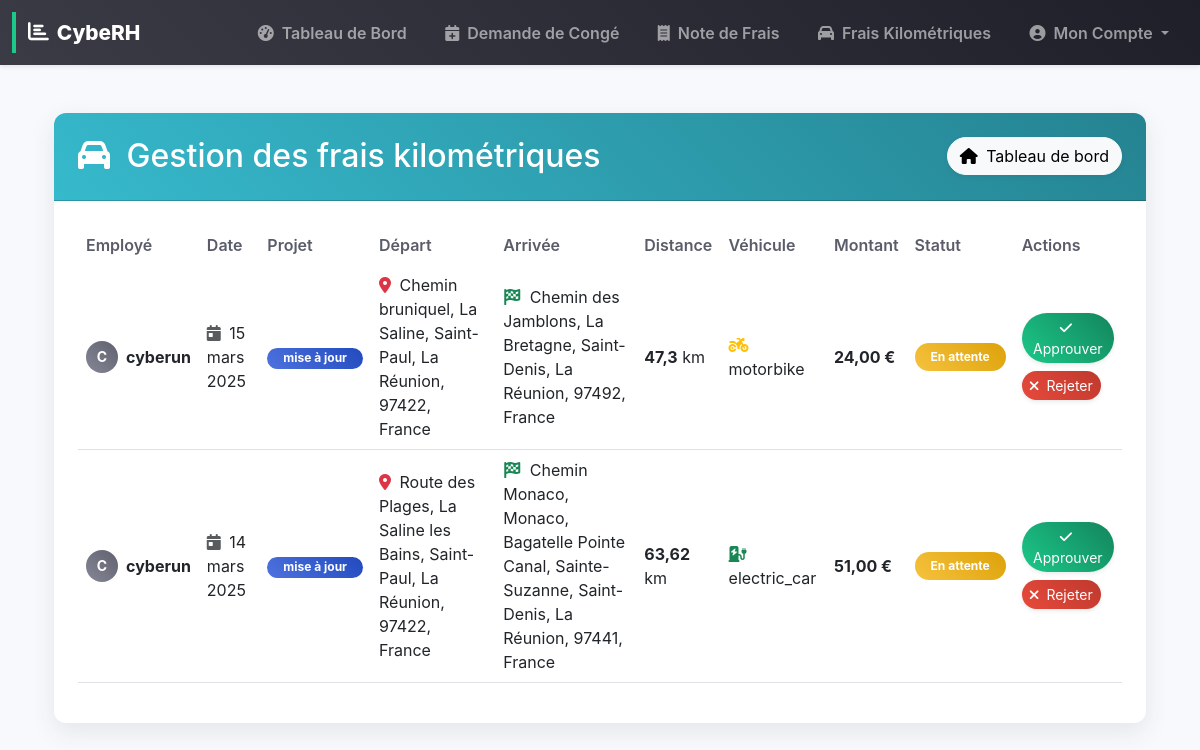
The page /manage-kilometric-expenses/ (signed in) on the database as committed earlier.
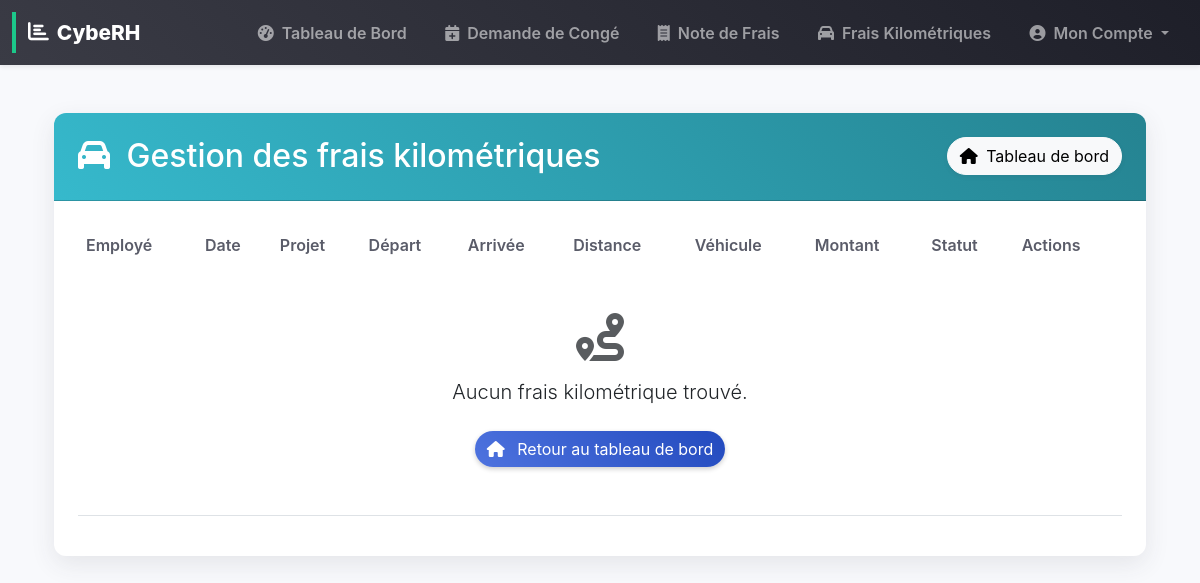
The same page on the database as committed later.
### rh_management/models.py (models this page shows, shortened)
class KilometricExpense(models.Model):
    user = models.ForeignKey(User, on_delete=models.CASCADE)
    date = models.DateField()
    vehicle_type = models.CharField(max_length=20, choices=VEHICLE_TYPES)
    fiscal_power = models.IntegerField()
    departure = models.CharField(max_length=255)
    departure_lat = models.FloatField(blank=True, null=True)
    departure_lng = models.FloatField(blank=True, null=True)
    arrival = models.CharField(max_length=255)
    arrival_lat = models.FloatField(blank=True, null=True)
    arrival_lng = models.FloatField(blank=True, null=True)
    distance = models.FloatField(blank=True, null=True)
    project = models.CharField(max_length=255, blank=True, null=True)
    amount = models.DecimalField(max_digits=10, decimal_places=2)
    status = models.CharField(max_length=10, choices=STATUS_CHOICES, default='pending')
    description = models.CharField(max_length=255, blank=True)
    notification_emails = models.TextField(blank=True, null=True)

### rh_management/views.py (the view)
# urls.py: path("manage-kilometric-expenses/", manage_kilometric_expenses, name="manage_kilometric_expenses"),  # Manage kilometric expenses
@login_required
@user_passes_test(is_admin_or_hr)
def manage_kilometric_expenses(request):
    expenses = KilometricExpense.objects.all().order_by("-date")
    return render(request, "rh_management/manage_kilometric_expenses.html", {"expenses": expenses})

### rh_management/views.py (called while the page is built)
def is_admin_or_hr(user):
    return user.is_staff or user.groups.filter(name="HR").exists()

### templates/rh_management/manage_kilometric_expenses.html (shortened to what the changed rows need)
{% extends 'base.html' %}
{% block content %}
<div class="container mt-5">
    <div class="card border-0 shadow-lg rounded-4 overflow-hidden mb-5 animate-fade-in">
        <div class="card-header bg-gradient-info text-white p-4">
            <div class="d-flex justify-content-between align-items-center">
                <h2 class="mb-0"><i class="fas fa-car me-2"></i> Gestion des frais kilométriques</h2>
            </div>
        </div>
        <div class="card-body p-4">
            <div class="table-responsive">
                <table class="table table-hover align-middle">
                    <thead>
                        <tr>
                            <th class="border-0">Employé</th>
                            <th class="border-0">Date</th>
                            <th class="border-0">Projet</th>
                            <th class="border-0">Départ</th>
                            <th class="border-0">Arrivée</th>
                            <th class="border-0">Distance</th>
                            <th class="border-0">Véhicule</th>
                            <th class="border-0">Montant</th>
                            <th class="border-0">Statut</th>
                            <th class="border-0">Actions</th>
                        </tr>
                    </thead>
                    <tbody>
                        {% for expense in expenses %}
                        <tr>
                            <td>
                                <div class="d-flex align-items-center">
                                    <div class="avatar-circle bg-gradient-secondary text-white me-2">
                                        {{ expense.user.username|first|upper }}
                                    </div>
                                    <span class="fw-bold">{{ expense.user.username }}</span>
                                </div>
                            </td>
                            <td><i class="fas fa-calendar-day text-muted me-1"></i> {{ expense.date }}</td>
                            <td>
                                {% if expense.project %}
                                    <span class="badge bg-gradient-primary rounded-pill px-3">{{ expense.project }}</span>
                                {% else %}
                                    <span class="text-muted">-</span>
                                {% endif %}
                            </td>
                            <td><i class="fas fa-map-marker-alt text-danger me-1"></i> {{ expense.departure }}</td>
                            <td><i class="fas fa-flag-checkered text-success me-1"></i> {{ expense.arrival }}</td>
                            <td><strong>{{ expense.distance }}</strong> km</td>
                            <td>
                                {% if expense.vehicle_type == 'car' %}
                                    <i class="fas fa-car me-1 text-primary"></i>
                                {% elif expense.vehicle_type == 'electric_car' %}
                                    <i class="fas fa-charging-station me-1 text-success"></i>
                                {% elif expense.vehicle_type == 'motorbike' %}
                                    <i class="fas fa-motorcycle me-1 text-warning"></i>
                                {% elif expense.vehicle_type == 'bicycle' %}
                                    <i class="fas fa-bicycle me-1 text-info"></i>
                                {% endif %}
                                {{ expense.vehicle_type }}
                            </td>
                            <td><strong>{{ expense.amount }} €</strong></td>
                            <td>
                                <span class="badge bg-gradient-{% if expense.status == 'approved' %}success{% elif expense.status == 'rejected' %}danger{% else %}warning{% endif %} rounded-pill px-3 py-2">
                                    {{ expense.get_status_display }}
                                </span>
                            </td>
                            <td>
                                <div class="d-flex gap-2 flex-wrap">
                                    {% if expense.status == "pending" %}
                                        <a href="{% url 'approve_kilometric_expense' expense.id %}" class="btn btn-gradient-success btn-sm rounded-pill shadow-sm">
                                            <i class="fas fa-check me-1"></i> Approuver
                                        </a>
                                        <a href="{% url 'reject_kilometric_expense' expense.id %}" class="btn btn-gradient-danger btn-sm rounded-pill shadow-sm">
                                            <i class="fas fa-times me-1"></i> Rejeter
                                        </a>
                                    {% endif %}
                                </div>
                            </td>
                        </tr>
                        {% empty %}
                        <tr>
                            <td colspan="10" class="text-center py-5">
                                <div class="d-flex flex-column align-items-center">
                                    <i class="fas fa-route fa-3x mb-3 text-muted"></i>
                                    <p class="lead">Aucun frais kilométrique trouvé.</p>
                                    <a href="{% url 'dashboard' %}" class="btn btn-gradient-primary mt-2 rounded-pill">
                                        <i class="fas fa-home me-2"></i> Retour au tableau de bord
                                    </a>
                                </div>
                            </td>
                        </tr>
                        {% endfor %}
                    </tbody>
                </table>
            </div>
        </div>
    </div>
</div>
{% endblock %}

Rows that differ between the two databases and show on the page:
removed KilometricExpense: user.username|first "C", user.username "cyberun", date "15 mars 2025", project "mise à jour", departure "Chemin bruniquel, La Saline, Saint-Paul, La Réunion, 97422, France", arrival "Chemin des Jamblons, La Bretagne, Saint-Denis, La Réunion, 97492, France", distance "47,3", vehicle_type "motorbike", amount "24,00", status "En attente", shows "Approuver"
removed KilometricExpense: user.username|first "C", user.username "cyberun", date "14 mars 2025", project "mise à jour", departure "Route des Plages, La Saline les Bains, Saint-Paul, La Réunion, 97422, France", arrival "Chemin Monaco, Monaco, Bagatelle Pointe Canal, Sainte-Suzanne, Saint-Denis, La Réunion, 97441, France", distance "63,62", vehicle_type "electric_car", amount "51,00", status "En attente", shows "Approuver"
Other text that changed with them:
text now shown: "Aucun frais kilométrique trouvé. Retour au tableau de bord"
